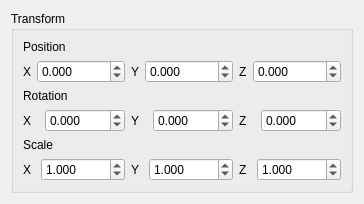
<?xml version="1.0" encoding="UTF-8"?>
<ui version="4.0">
 <class>TransformWidget</class>
 <widget class="QWidget" name="TransformWidget">
  <property name="geometry">
   <rect>
    <x>0</x>
    <y>0</y>
    <width>331</width>
    <height>186</height>
   </rect>
  </property>
  <property name="maximumSize">
   <size>
    <width>16777215</width>
    <height>190</height>
   </size>
  </property>
  <property name="windowTitle">
   <string>Form</string>
  </property>
  <layout class="QVBoxLayout" name="verticalLayout">
   <item>
    <widget class="QGroupBox" name="groupBox">
     <property name="title">
      <string>Transform</string>
     </property>
     <layout class="QVBoxLayout" name="verticalLayout_2">
      <item>
       <widget class="QLabel" name="label">
        <property name="sizePolicy">
         <sizepolicy hsizetype="Preferred" vsizetype="Minimum">
          <horstretch>0</horstretch>
          <verstretch>0</verstretch>
         </sizepolicy>
        </property>
        <property name="text">
         <string>Position</string>
        </property>
       </widget>
      </item>
      <item>
       <layout class="QHBoxLayout" name="horizontalLayout">
        <item>
         <widget class="QLabel" name="label_4">
          <property name="sizePolicy">
           <sizepolicy hsizetype="Minimum" vsizetype="Preferred">
            <horstretch>0</horstretch>
            <verstretch>0</verstretch>
           </sizepolicy>
          </property>
          <property name="text">
           <string>X</string>
          </property>
         </widget>
        </item>
        <item>
         <widget class="QDoubleSpinBox" name="tx">
          <property name="decimals">
           <number>3</number>
          </property>
          <property name="minimum">
           <double>-99999.000000000000000</double>
          </property>
          <property name="maximum">
           <double>99999.990000000005239</double>
          </property>
         </widget>
        </item>
        <item>
         <widget class="QLabel" name="label_5">
          <property name="sizePolicy">
           <sizepolicy hsizetype="Minimum" vsizetype="Preferred">
            <horstretch>0</horstretch>
            <verstretch>0</verstretch>
           </sizepolicy>
          </property>
          <property name="text">
           <string>Y</string>
          </property>
         </widget>
        </item>
        <item>
         <widget class="QDoubleSpinBox" name="ty">
          <property name="decimals">
           <number>3</number>
          </property>
          <property name="minimum">
           <double>-99999.000000000000000</double>
          </property>
          <property name="maximum">
           <double>99999.990000000005239</double>
          </property>
         </widget>
        </item>
        <item>
         <widget class="QLabel" name="label_6">
          <property name="sizePolicy">
           <sizepolicy hsizetype="Minimum" vsizetype="Preferred">
            <horstretch>0</horstretch>
            <verstretch>0</verstretch>
           </sizepolicy>
          </property>
          <property name="text">
           <string>Z</string>
          </property>
         </widget>
        </item>
        <item>
         <widget class="QDoubleSpinBox" name="tz">
          <property name="decimals">
           <number>3</number>
          </property>
          <property name="minimum">
           <double>-99999.000000000000000</double>
          </property>
          <property name="maximum">
           <double>99999.990000000005239</double>
          </property>
         </widget>
        </item>
       </layout>
      </item>
      <item>
       <widget class="QLabel" name="label_2">
        <property name="sizePolicy">
         <sizepolicy hsizetype="Preferred" vsizetype="Minimum">
          <horstretch>0</horstretch>
          <verstretch>0</verstretch>
         </sizepolicy>
        </property>
        <property name="text">
         <string>Rotation</string>
        </property>
       </widget>
      </item>
      <item>
       <layout class="QHBoxLayout" name="horizontalLayout_2">
        <item>
         <widget class="QLabel" name="label_7">
          <property name="text">
           <string>X</string>
          </property>
         </widget>
        </item>
        <item>
         <widget class="QDoubleSpinBox" name="rx">
          <property name="minimumSize">
           <size>
            <width>80</width>
            <height>0</height>
           </size>
          </property>
          <property name="decimals">
           <number>3</number>
          </property>
          <property name="minimum">
           <double>-360.000000000000000</double>
          </property>
          <property name="maximum">
           <double>360.000000000000000</double>
          </property>
         </widget>
        </item>
        <item>
         <widget class="QLabel" name="label_8">
          <property name="text">
           <string>Y</string>
          </property>
         </widget>
        </item>
        <item>
         <widget class="QDoubleSpinBox" name="ry">
          <property name="minimumSize">
           <size>
            <width>80</width>
            <height>0</height>
           </size>
          </property>
          <property name="decimals">
           <number>3</number>
          </property>
          <property name="minimum">
           <double>-360.000000000000000</double>
          </property>
          <property name="maximum">
           <double>360.000000000000000</double>
          </property>
         </widget>
        </item>
        <item>
         <widget class="QLabel" name="label_9">
          <property name="text">
           <string>Z</string>
          </property>
         </widget>
        </item>
        <item>
         <widget class="QDoubleSpinBox" name="rz">
          <property name="minimumSize">
           <size>
            <width>80</width>
            <height>0</height>
           </size>
          </property>
          <property name="decimals">
           <number>3</number>
          </property>
          <property name="minimum">
           <double>-360.000000000000000</double>
          </property>
          <property name="maximum">
           <double>360.000000000000000</double>
          </property>
         </widget>
        </item>
       </layout>
      </item>
      <item>
       <widget class="QLabel" name="label_3">
        <property name="sizePolicy">
         <sizepolicy hsizetype="Preferred" vsizetype="Minimum">
          <horstretch>0</horstretch>
          <verstretch>0</verstretch>
         </sizepolicy>
        </property>
        <property name="text">
         <string>Scale</string>
        </property>
       </widget>
      </item>
      <item>
       <layout class="QHBoxLayout" name="horizontalLayout_3">
        <item>
         <widget class="QLabel" name="label_10">
          <property name="sizePolicy">
           <sizepolicy hsizetype="Minimum" vsizetype="Preferred">
            <horstretch>0</horstretch>
            <verstretch>0</verstretch>
           </sizepolicy>
          </property>
          <property name="text">
           <string>X</string>
          </property>
         </widget>
        </item>
        <item>
         <widget class="QDoubleSpinBox" name="sx">
          <property name="minimumSize">
           <size>
            <width>80</width>
            <height>0</height>
           </size>
          </property>
          <property name="decimals">
           <number>3</number>
          </property>
          <property name="minimum">
           <double>0.001000000000000</double>
          </property>
          <property name="maximum">
           <double>99999.000000000000000</double>
          </property>
          <property name="value">
           <double>1.000000000000000</double>
          </property>
         </widget>
        </item>
        <item>
         <widget class="QLabel" name="label_11">
          <property name="sizePolicy">
           <sizepolicy hsizetype="Minimum" vsizetype="Preferred">
            <horstretch>0</horstretch>
            <verstretch>0</verstretch>
           </sizepolicy>
          </property>
          <property name="text">
           <string>Y</string>
          </property>
         </widget>
        </item>
        <item>
         <widget class="QDoubleSpinBox" name="sy">
          <property name="minimumSize">
           <size>
            <width>80</width>
            <height>0</height>
           </size>
          </property>
          <property name="decimals">
           <number>3</number>
          </property>
          <property name="minimum">
           <double>0.001000000000000</double>
          </property>
          <property name="maximum">
           <double>99999.990000000005239</double>
          </property>
          <property name="value">
           <double>1.000000000000000</double>
          </property>
         </widget>
        </item>
        <item>
         <widget class="QLabel" name="label_12">
          <property name="sizePolicy">
           <sizepolicy hsizetype="Minimum" vsizetype="Preferred">
            <horstretch>0</horstretch>
            <verstretch>0</verstretch>
           </sizepolicy>
          </property>
          <property name="text">
           <string>Z</string>
          </property>
         </widget>
        </item>
        <item>
         <widget class="QDoubleSpinBox" name="sz">
          <property name="minimumSize">
           <size>
            <width>80</width>
            <height>0</height>
           </size>
          </property>
          <property name="decimals">
           <number>3</number>
          </property>
          <property name="minimum">
           <double>0.001000000000000</double>
          </property>
          <property name="maximum">
           <double>99999.990000000005239</double>
          </property>
          <property name="value">
           <double>1.000000000000000</double>
          </property>
         </widget>
        </item>
       </layout>
      </item>
     </layout>
    </widget>
   </item>
  </layout>
 </widget>
 <resources/>
 <connections/>
</ui>
